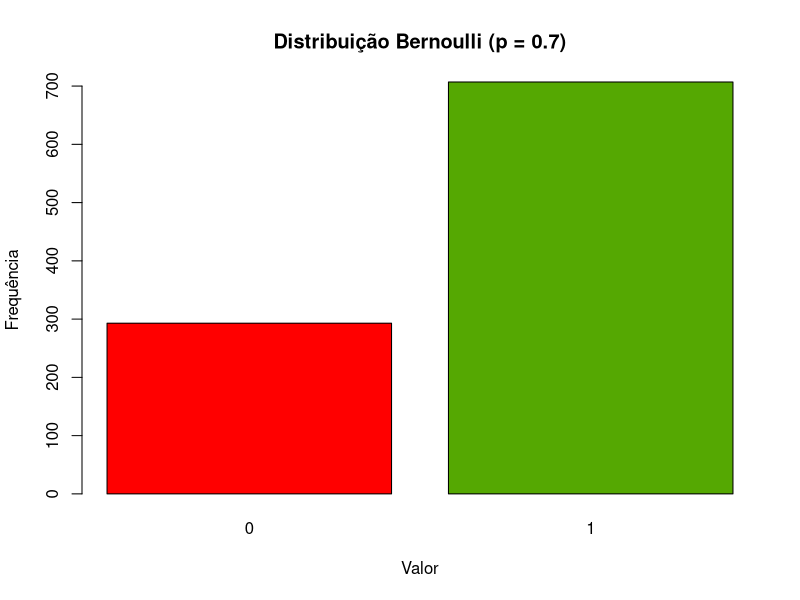

The R source for this figure:
## ---- chunk 1
# Configuração de reprodutibilidade
n <- 1000
set.seed(42)
## ---- chunk 2
p <- 0.7
bernoulli <- rbinom(n, 1, p)

barplot(table(bernoulli),
  main = "Distribuição Bernoulli (p = 0.7)",
  names.arg = c("0", "1"),
  col = c("#ff0000", "#55a802"),
  ylab = "Frequência",
  xlab = "Valor"
)
## ---- chunk 3
print(paste("Esperança:", mean(bernoulli), " | ", "p = ", p))
print(paste("Variância:", round(var(bernoulli), 4), " | ", "p * q = ", p * (1 - p)))
